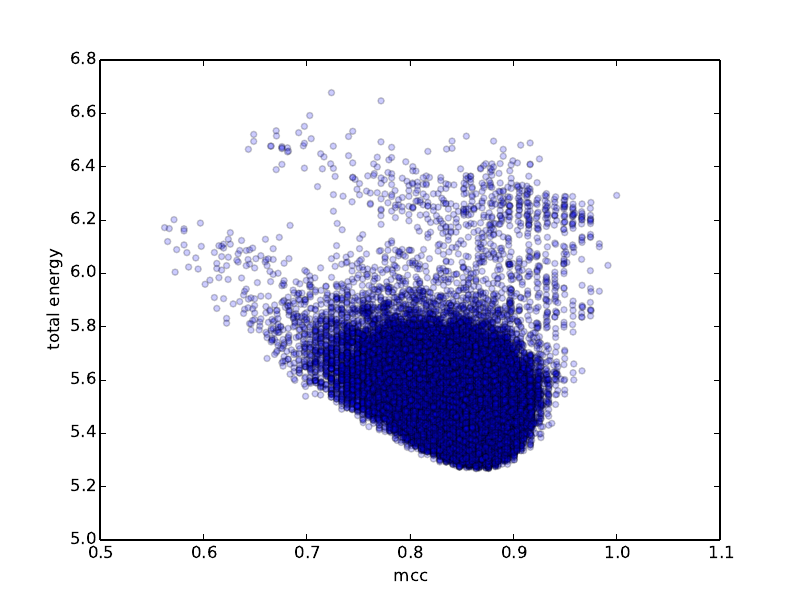

This chart was generated by the following Python code:
#!/usr/bin/env python
"""
scatter plot of the total energy and mcc value in one plot with two axes
"""


import pandas as pd
import matplotlib
matplotlib.use('Agg')

import matplotlib.pyplot as plt

ifn = 'mcc.out'
data = pd.read_csv(ifn)
mcc = data['mcc']
ener = data['energy']


fig, ax1 = plt.subplots()
ax1.scatter(mcc, ener, alpha=0.2)
ax1.set_xlabel('mcc')
ax1.set_ylabel('total energy')

fig.savefig('scatter_ener_mcc.pdf')
